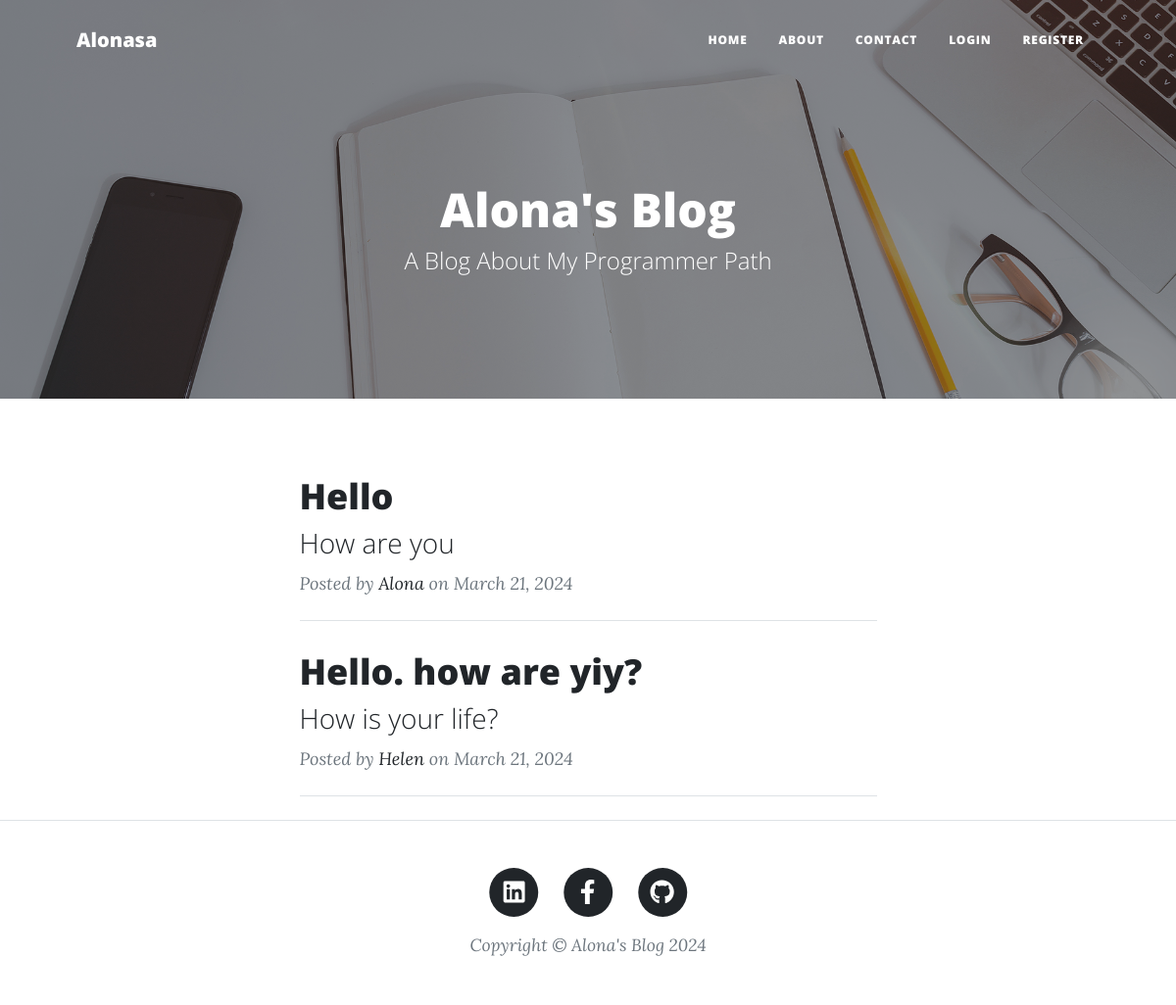
/, run on an earlier commit of the app's database.
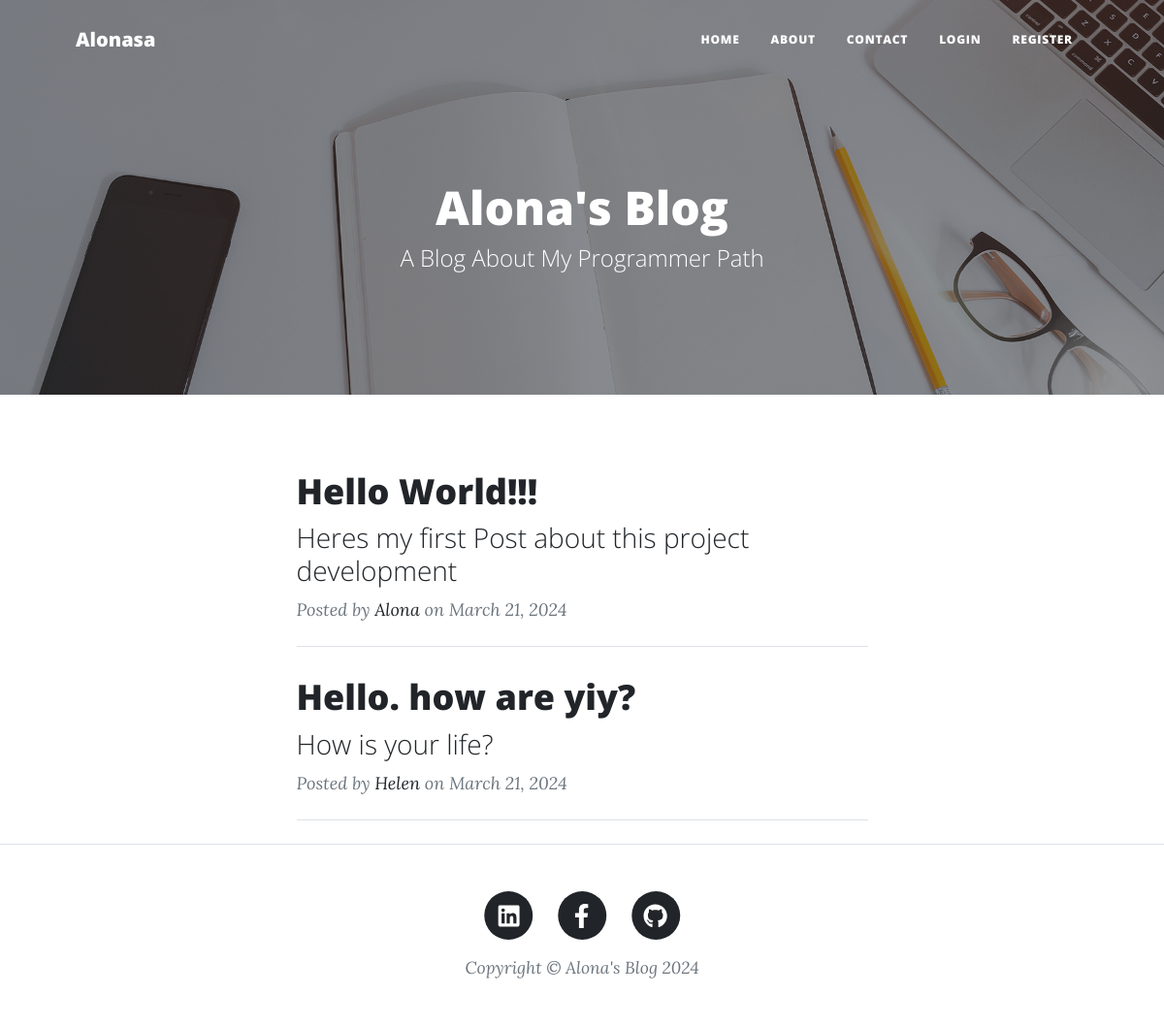
And on a later commit of the database.
### server.py (models this page shows, shortened)
class BlogPost(db.Model):
    __tablename__ = "blog_posts"
    id: Mapped[int] = mapped_column(Integer, primary_key=True)
    title: Mapped[str] = mapped_column(String(250), nullable=False)
    subtitle: Mapped[str] = mapped_column(String(250), nullable=False)
    date: Mapped[str] = mapped_column(String(250), nullable=False)
    body: Mapped[str] = mapped_column(Text, nullable=False)
    author = relationship("User", back_populates="posts")
    author_id: Mapped[int] = mapped_column(Integer, ForeignKey('users.id'))
    img_url: Mapped[str] = mapped_column(String(250), nullable=False)
    comments = relationship("Comment", back_populates="parent_post")

class User(UserMixin, db.Model):
    __tablename__ = "users"
    id: Mapped[int] = mapped_column(Integer, primary_key=True, autoincrement=True)
    name: Mapped[str] = mapped_column(String(250), unique=True, nullable=False)
    email: Mapped[str] = mapped_column(String(250), unique=True, nullable=False)
    password: Mapped[str] = mapped_column(String(250), nullable=False)
    posts = relationship("BlogPost")
    comments = relationship("Comment", back_populates="author")

### server.py (the view)
@app.route("/")
def build_main():
    authenticated = current_user.is_authenticated
    posts = posts_list()
    return render_template("index.html", posts=posts, authenticated=authenticated)

### server.py (called while the page is built)
@app.context_processor
def inject_logged_in():
    def is_logged_in():
        return current_user.is_authenticated
    return dict(is_logged_in=is_logged_in)

def posts_list():
    get_posts = db.session.execute(db.select(BlogPost))
    posts = get_posts.scalars().all()
    return posts

@app.context_processor
def inject_year():
    current_year = datetime.now().year
    return {'current_year': current_year}

### templates/index.html (shortened to what this page needs)
{% extends "base.html" %}
{% block h1 %}Alona's Blog{% endblock %}
{% block description %}A Blog About My Programmer Path{% endblock %}
{% block content %}
<div class="container px-4 px-lg-5">
    <div class="row gx-4 gx-lg-5 justify-content-center">
        <div class="col-md-10 col-lg-8 col-xl-7">
            {% for post in posts %}
            <div class="post-preview position-relative">
                <a href="posts/post/{{post.id}}">
                    <h2 class="post-title">{{post.title}}</h2>
                    <h3 class="post-subtitle">{{post.subtitle}}</h3>
                </a>
                <p class="post-meta">
                    Posted by
                    <a href="authors/{{post.author.name.lower()}}">{{post.author.name}}</a>
                    on {{post.date}}
                </p>
            </div>
            <hr class="my-4"/>
            {% endfor %}
        </div>
    </div>
</div>
{% endblock %}

What changed in the data, as far as the page shows it:
changed BlogPost "Alona": title "Hello" → "Hello World!!!"; subtitle "How are you" → "Heres my first Post about this project development"
